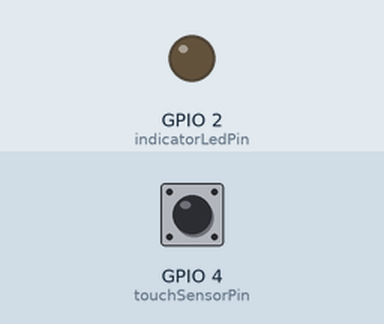
Simulated run of this sketch. Board: ESP32. On the bench: output pins drawn as LEDs (lit = HIGH). Dashed ring = blinking. Inputs (shaded band) come from the test bench; at power-on: GPIO 4 (touchSensorPin) HIGH. What the sketch prints to the serial monitor is not drawn.

Above: at 2.2 s.
2.3 s: GPIO 4 (touchSensorPin) driven LOW
At 3.3 s:
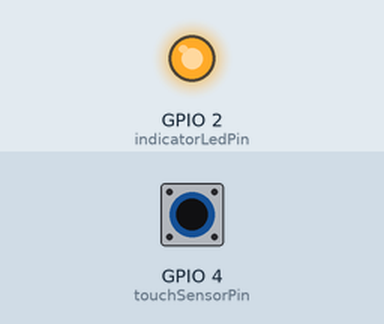
3.8 s: GPIO 4 (touchSensorPin) pulsed HIGH 5 times (0.12 s each, 0.3 s apart)
At 4.37 s:
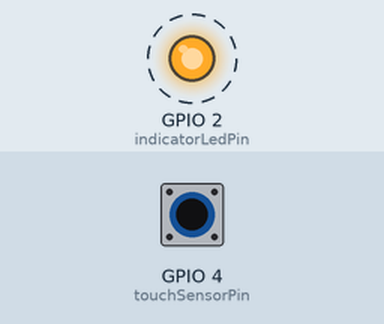
Timing chart, 0 to 6.8 s (numbered marks = the images above; inputs shaded):
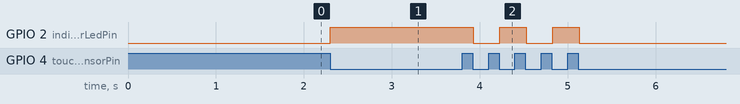

The sketch:

ex04.ino
```cpp
// 硬件引脚与参数配置
const int touchSensorPin = 4;
const int indicatorLedPin = 2;
const int touchTriggerThreshold = 500;    // 触摸触发临界值，根据实际硬件调整
const unsigned long debounceInterval = 200; // 触摸消抖间隔，单位毫秒

bool ledCurrentStatus = false;
volatile bool touchIntTriggered = false;   // 中断触发标记，volatile保证跨上下文可见
unsigned long lastValidTouchTime = 0;      // 记录上次有效触摸的时间戳，用于消抖

// 触摸中断服务函数：仅置位标记，缩短中断执行时长
void IRAM_ATTR handleTouchInterrupt() {
  touchIntTriggered = true;
}

void setup() {
  Serial.begin(115200);
  delay(1000);

  // 初始化LED引脚并同步初始电平
  pinMode(indicatorLedPin, OUTPUT);
  digitalWrite(indicatorLedPin, ledCurrentStatus);

  // 绑定触摸中断：指定引脚、中断处理函数、触发阈值
  touchAttachInterrupt(touchSensorPin, handleTouchInterrupt, touchTriggerThreshold);
}

void loop() {
  // 检测触摸中断是否触发
  if (touchIntTriggered) {
    unsigned long currentTime = millis();
    // 软件消抖：间隔小于设定值的触发判定为信号抖动，直接忽略
    if (currentTime - lastValidTouchTime > debounceInterval) {
      ledCurrentStatus = !ledCurrentStatus;
      digitalWrite(indicatorLedPin, ledCurrentStatus);
      Serial.print("LED当前状态：");
      Serial.println(ledCurrentStatus ? "开启" : "关闭");
      lastValidTouchTime = currentTime;
    }
    touchIntTriggered = false; // 清除中断标记，等待下一次触发
  }

  // 主循环可扩展其他业务逻辑
  delay(10);
}
```

Measured:
- after the input at 2.3 s, GPIO 2 (indicatorLedPin): LOW → HIGH at once
- after the input at 3.8 s, GPIO 2 (indicatorLedPin): alternates HIGH for 0.30 s and LOW for 0.30 s, 5 changes in all, then stays LOW, starting after 0.13 s
